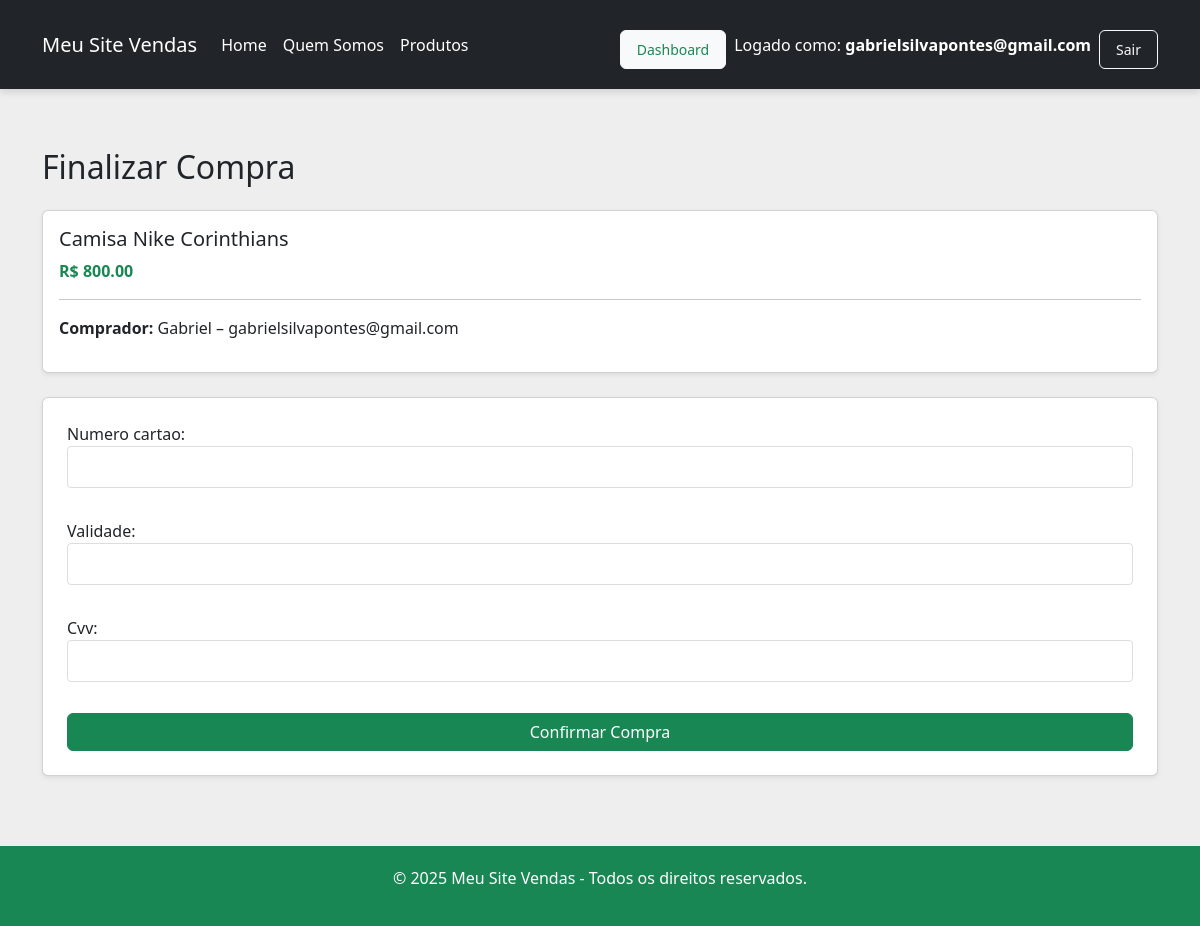
Screenshot of /produtos/checkout/9/ (signed in) with the database file from the repository.
### app/models.py (models this page shows, shortened)
class Usuario(models.Model):
    nome = models.CharField(max_length=100)
    email = models.EmailField()
    senha = models.CharField(max_length=16)
    cep = models.CharField(max_length=9, blank=True)
    logradouro = models.CharField(max_length=100, blank=True)
    bairro = models.CharField(max_length=100, blank=True)
    localidade = models.CharField(max_length=100, blank=True)  # cidade
    uf = models.CharField(max_length=2, blank=True)
    numero_residencia = models.CharField(max_length=10, blank=True)

class Produto(models.Model):
    nome = models.CharField(max_length=100)
    descricao = models.TextField()
    preco = models.DecimalField(max_digits=10, decimal_places=2)
    estoque = models.PositiveIntegerField()
    foto = models.ImageField(upload_to='imagens/', blank=True, null=True)
    categoria = models.ForeignKey(Categoria, on_delete=models.SET_NULL, null=True, blank=True)

### app/decorators.py (the view)
    def wrapper(request, *args, **kwargs):
        if not request.session.get('usuario_id'):
            return redirect('login')
        return view_func(request, *args, **kwargs)

### app/forms.py
class VendaForm(forms.ModelForm):
    class Meta:
        model = Venda
        fields = ['numero_cartao', 'validade', 'cvv']

### app/views.py (called while the page is built)
@precisa_login
def checkout(request, produto_id):
    produto = get_object_or_404(Produto, pk=produto_id)
    usuario = get_object_or_404(Usuario, pk=request.session['usuario_id'])
    if request.method == 'POST':
        form = VendaForm(request.POST)
        if form.is_valid():
            venda = form.save(commit=False)
            venda.cliente = usuario
            venda.produto = produto
            venda.preco_venda = produto.preco
            venda.save()
            messages.success(request, 'Compra realizada com sucesso!')
            return redirect('dashboard')
    else:
        form = VendaForm()
    return render(request, 'checkout.html', {
        'produto': produto,
        'usuario': usuario,
        'form': form
    })

### app/templates/checkout.html (shortened to what this page needs)
{% extends "template.html" %}
{% block conteudo %}
<div class="container mt-5">
  <h2 class="mb-4">Finalizar Compra</h2>
  <div class="card mb-4 shadow-sm">
    <div class="card-body">
      <h5 class="card-title">{{ produto.nome }}</h5>
      <p class="card-text text-success"><strong>R$ {{ produto.preco }}</strong></p>
      <hr>
      <p><strong>Comprador:</strong> {{ usuario.nome }} &ndash; {{ usuario.email }}</p>
    </div>
  </div>
  <form method="post" class="card p-4 shadow-sm bg-white">
    {{ form.as_p }}
    <button type="submit" class="btn btn-success btn-block">Confirmar Compra</button>
  </form>
</div>
{% endblock %}

### app/templates/template.html (shortened to what this page needs)
{% load static %}
<!DOCTYPE html>
<html lang="pt">
  <head>
    <link href="https://cdn.jsdelivr.net/npm/bootstrap@5.3.3/dist/css/bootstrap.min.css" rel="stylesheet">
    <link rel="stylesheet" href="{% static 'style_produto.css' %}" />
    <link rel="stylesheet" href="{% static 'style.css' %}" />
</head>
<body>
  <nav class="navbar navbar-expand-lg navbar-dark bg-dark">
    <div class="container-fluid">
      <a class="navbar-brand" href="{% url 'index' %}">Meu Site Vendas</a>
      <div class="collapse navbar-collapse" id="navbarContent">
        <ul class="navbar-nav me-auto mb-2 mb-lg-0">
          <li class="nav-item">
            <a class="nav-link text-white" href="{% url 'index' %}">Home</a>
          </li>
          <li class="nav-item">
            <a class="nav-link text-white" href="{% url 'index' %}">Quem Somos</a>
          </li>
          <li class="nav-item">
            <a class="nav-link text-white" href="{% url 'listar_produtos' %}">Produtos</a>
          </li>
        </ul>
        <ul class="navbar-nav ms-auto">
{% if request.session.usuario_email %}
  <div class="d-flex align-items-center gap-2">
    <a href="{% url 'dashboard' %}" class="btn btn-light btn-sm text-success">Dashboard</a>
    <span class="navbar-text text-white">
      Logado como: <strong>{{ request.session.usuario_email }}</strong>
    </span>
    <a href="{% url 'logout' %}" class="btn btn-outline-light btn-sm">Sair</a>
  </div>
{% else %}
  <a href="{% url 'login' %}" class="btn btn-outline-light btn-sm">Entrar</a>
{% endif %}
        </ul>
      </div>
    </div>
  </nav>
    <main>
      {% block main %} {% block conteudo %}{% endblock %} {% endblock %}
    </main>
    <footer>
      <p>&copy; 2025 Meu Site Vendas - Todos os direitos reservados.</p>
    </footer>
  </body>
</html>

### app/static/style_produto.css (style rules this page uses)
body { font-family: Arial, sans-serif; background-color: #f4f4f4; margin: 0; padding: 0; }
a.btn { display: inline-block; padding: 8px 16px; text-decoration: none; border-radius: 6px; margin-top: 10px; transition: background-color 0.3s; }
form { background-color: #fff; padding: 20px; border-radius: 8px; box-shadow: 0 4px 8px rgba(0, 0, 0, 0.1); }
form input[type="text"], form input[type="number"], form textarea, form input[type="file"] { width: 100%; padding: 8px; margin-bottom: 15px; border: 1px solid #ddd; border-radius: 4px; }
form button { background-color: #1e88e5; color: white; padding: 10px 20px; border: none; border-radius: 4px; cursor: pointer; }

### app/static/style.css (style rules this page uses)
* { margin: 0; padding: 0; box-sizing: border-box; font-family: 'Segoe UI', Tahoma, Geneva, Verdana, sans-serif; }
html, body { height: 100%; background-color: #eeeeee; display: flex; flex-direction: column; }
main { flex: 1; margin-top: 80px; padding: 20px; }
.navbar { display: flex; justify-content: space-between; align-items: center; background-color: #198754; padding: 20px 30px; position: fixed; width: 100%; top: 0; left: 0; z-index: 1000; box-shadow: 0 4px 6px rgba(0,0,0,0.1); }
footer { background-color: #198754; color: #fff; text-align: center; padding: 20px; margin-top: 50px; }

### rows the page displays
Usuario: session.usuario_email "gabrielsilvapontes@gmail.com", nome "Gabriel", email "gabrielsilvapontes@gmail.com"
Produto: nome "Camisa Nike Corinthians", preco "800.00"
